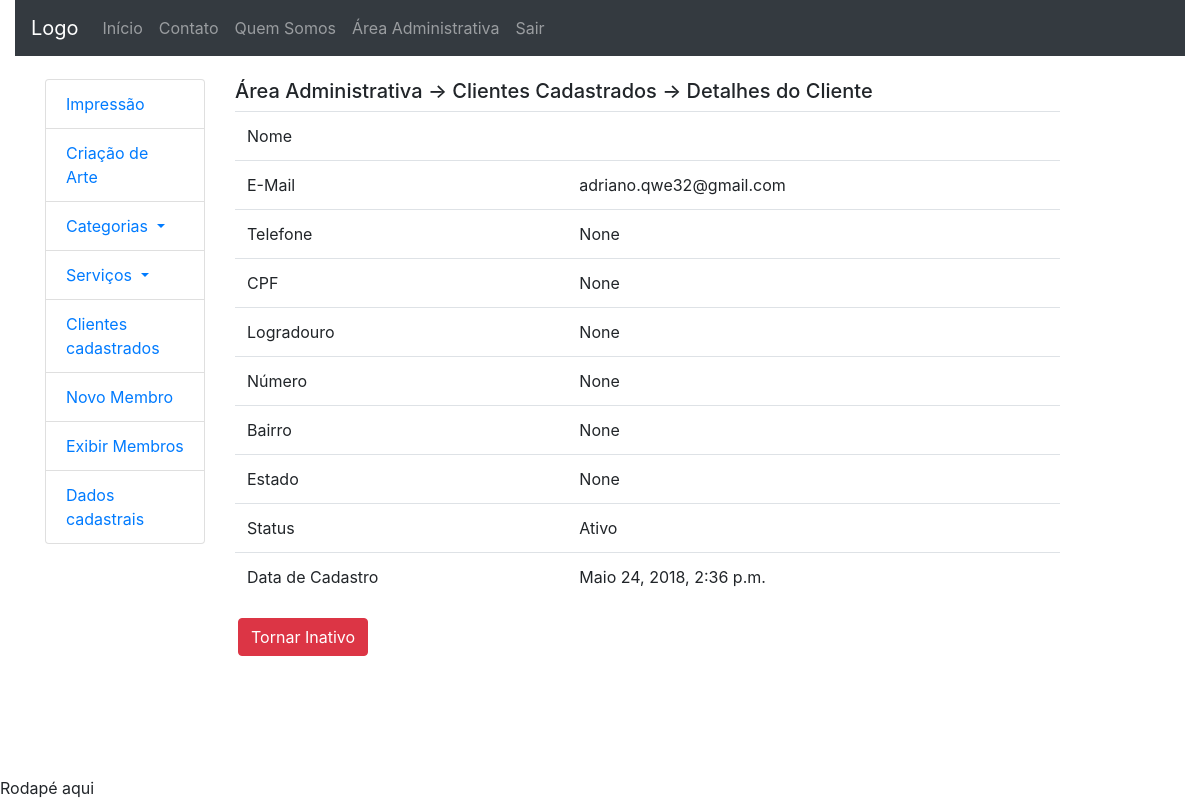
The app's page /area_administrativa/detalhes_cliente/1 (signed in), older data.
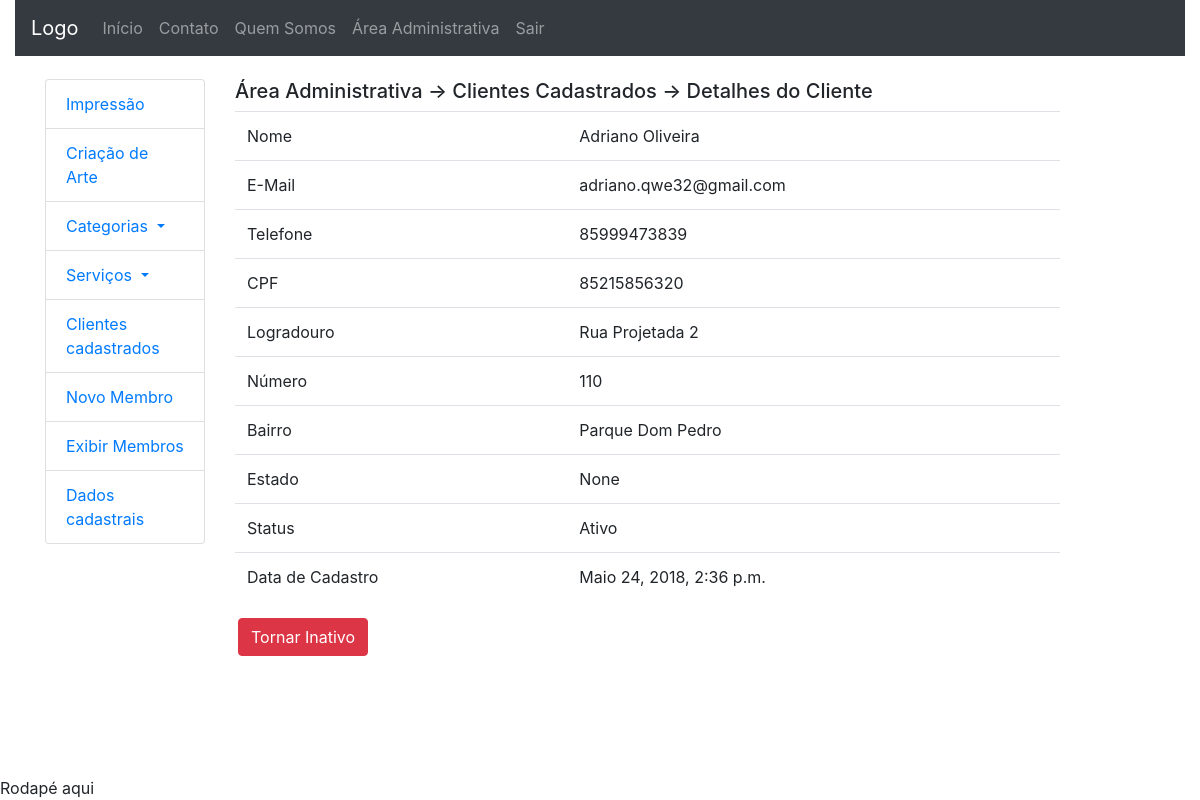
The same page, newer data.
### accounts/models.py (models this page shows, shortened)
class User(AbstractBaseUser, PermissionsMixin):
	UF_CHOICES = (
    ('AC','Acre'), ('AL','Alagoas'), ('AP','Amapá'),
    ('AM','Amazonas'), ('BA','Bahia'), ('CE','Ceará'),
    ('DF','Distrito Federal'), ('ES','Espírito Santo'),
    ('GO','Goiás'), ('MA','Maranhão'), ('MT','Mato Grosso'),
    ('MS','Mato Grosso do Sul'), ('MG','Minas Gerais'),
    ('PA','Pará'), ('PB','Paraíba'), ('PR','Paraná'),
    ('PE','Pernambuco'), ('PI','Piauí'),
    ('RJ','Rio de Janeiro'), ('RN','Rio Grande do Norte'),
    ('RS','Rio Grande do Sul'), ('RO','Rondônia'),
    ('RR','Roraima'), ('SC','Santa Catarina'),
    ('SP','São Paulo'), ('SE','Sergipe'),
	('TO','Tacantins'), )
	username = models.CharField(
		'Login', max_length=30, unique=True, validators=[
			validators.RegexValidator(
				re.compile('^[\w.@+-]+$'),
				'Informe um nome de usuário válido. '
				'Este valor deve conter apenas letras, números '
				'e os caracteres: @/./+/-/_ .'
				, 'invalid'
			)
		], help_text='Um nome curto que será usado para identificá-lo de forma única na plataforma'
	)
	name = models.CharField('Nome', max_length=100, blank=True)
	email = models.EmailField('E-mail', unique=True)
	telefone = models.CharField('Telefone', max_length=20, null=True,
		blank=True)
	cpf = models.CharField('CPF', max_length=11, null=True, blank=True)
	logradouro = models.CharField('Rua/Avenida', max_length=100,
		null=True, blank=True)
	numero = models.CharField('Número', max_length=100,
		null=True, blank=True)
	cep = models.CharField('CEP', max_length=10, null=True, blank=True)
	complemento = models.TextField('Complamento', max_length=100,
		null=True, blank=True)
	bairro = models.CharField('Bairro', max_length=100, null=True, blank=True)
	estado = models.CharField('Estado', max_length=100, null=True, blank=True,
		choices=UF_CHOICES)
	is_staff = models.BooleanField('Equipe', default=False)
	is_active = models.BooleanField('Ativo', default=True)
	date_joined = models.DateTimeField('Data de Entrada', auto_now_add=True)
	USERNAME_FIELD = 'username'
	REQUIRED_FIELDS = ['email']
	objects = UserManager()
	class Meta:
		verbose_name = 'Usuário'
		verbose_name_plural = 'Usuários'

### dashboard_admin/views.py (the view)
# urls.py: path('detalhes_cliente/<int:client_id>', views.client_detail,
@login_required
def client_detail(request, client_id):
	client = User.objects.get(id=client_id)
	context = {'client': client}
	return render(request, 'dashboard_admin/client_detail.html',
		context)

### dashboard_admin/templatetags/da_tags.py (called while the page is built)
@register.simple_tag
def is_active(status):
	if status:
		return 'Ativo'
	else:
		return 'Inativo'

### dashboard_admin/templates/dashboard_admin/client_detail.html (shortened to what this page needs)
{% extends 'dashboard_admin/index.html' %}
{% block extra %}
{% load da_tags %}
{% endblock %}
{% block central_column %}
<div class="col-sm-9">
	{% block dashboard_title %}
	<h5>Área Administrativa -> Clientes Cadastrados -> Detalhes do Cliente</h5>
	{% endblock %}
	<table class="table">
		<tr>
			<td>Nome</td>
			<td>{{ client.name }}</td>
		</tr>
		<tr>
			<td>E-Mail</td>
			<td>{{ client.email }}</td>
		</tr>
		<tr>
			<td>Telefone</td>
			<td>{{ client.telefone }}</td>
		</tr>
		<tr>
			<td>CPF</td>
			<td>{{ client.cpf }}</td>
		</tr>
		<tr>
			<td>Logradouro</td>
			<td>{{ client.logradouro }}</td>
		</tr>
		<tr>
			<td>Número</td>
			<td>{{ client.numero }}</td>
		</tr>
		<tr>
			<td>Bairro</td>
			<td>{{ client.bairro }}</td>
		</tr>
		<tr>
			<td>Estado</td>
			<td>{% fix_state client.estado %}</td>
		</tr>
		<tr>
			<td>Status</td>
			<td>{% is_active client.is_active %}</td>
		</tr>
		<tr>
			<td>Data de Cadastro</td>
			<td>{{ client.date_joined }}</td>
		</tr>
	</table>
	<table>
		<td>
			<td>
				{% if client.is_active %}
				<a href="{% url 'dashboard_admin:become_inactive' client.id %}"
				class="btn btn-danger">
					Tornar Inativo
				</a>
				{% else %}
				<a href="{% url 'dashboard_admin:become_active' client.id %}"
				class="btn btn-primary">
					Tornar Ativo
				</a>
				{% endif %}
			</td>
		</td>
	</table>
</div>
{% endblock %}

Row changes from the older to the newer data that the page shows:
changed User "adriano.qwe32@gmail.com": name (not shown) → "Adriano Oliveira"; telefone "None" → "85999473839"; cpf "None" → "85215856320"; logradouro "None" → "Rua Projetada 2"; numero "None" → "110"; bairro "None" → "Parque Dom Pedro"
